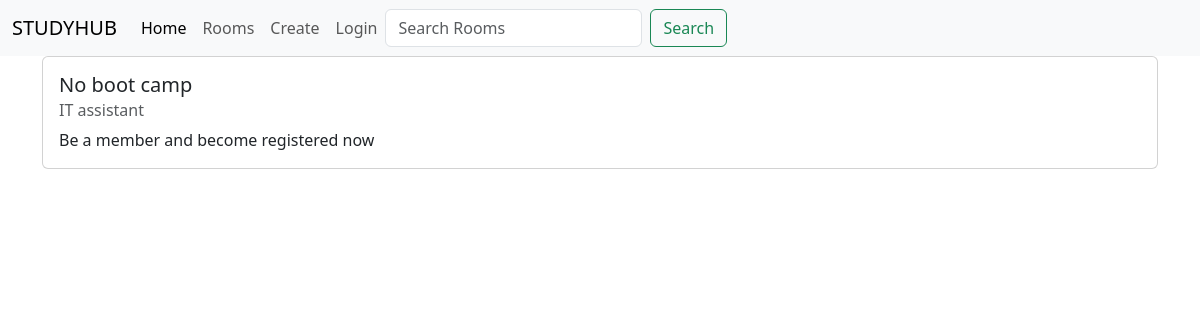
/room/8/, run on the app's committed database.
### room/models.py (models this page shows, shortened)
class Room(models.Model):
    host =models.ForeignKey(User, on_delete=models.SET_NULL, null=True)
    topic = models.ForeignKey(Topic , on_delete=models.SET_NULL, null=True)
    name = models.CharField(max_length=200)
    description = models.TextField( null=True , blank=True)
    updated = models.DateField(auto_now=True)
    created = models.DateTimeField(auto_now_add=True)
    class Meta:
        ordering = ['-updated', '-created']

class Topic(models.Model):
    name = models.CharField(max_length=200)
    def __str__(self):
        return self.name

### room/views.py (the view)
# urls.py: path('room/<str:pk>/', views.get_room, name='room'),
def get_room(request,pk):
    room = Room.objects.get(id=pk)
    context = {'room':room}
    return render(request ,'room.html',context )

### templates/room.html (shortened to what this page needs)
{% extends 'base.html' %} {% block content %}
<div class="container">
  <div class="row">
    <div class="col-sm-12">
      <div class="card" style="width: 100%">
        <div class="card-body">
          <h5 class="card-title">{{room.name}}</h5>
          <h6 class="card-subtitle mb-2 text-body-secondary">{{room.topic}}</h6>
          <p class="card-text">{{room.description}}</p>
        </div>
      </div>
    </div>
  </div>
  {% endblock %}

### data on the page
Room: name "No boot camp", topic "IT assistant", description "Be a member and become registered now"
